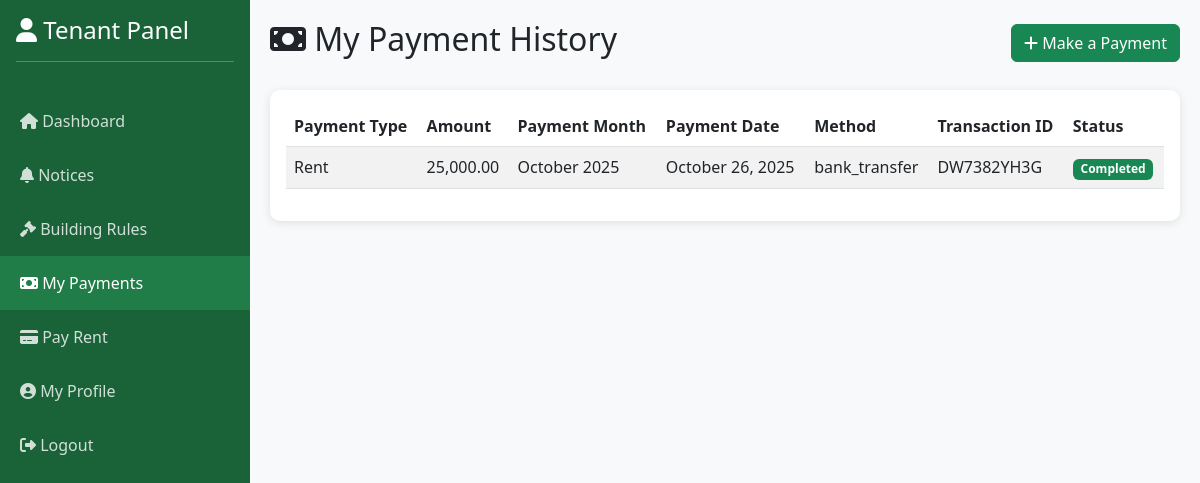
/tenant/payments.php (signed in), run on the app's committed database.
### tables this page shows
CREATE TABLE `payments` (
  `id` int(11) NOT NULL,
  `tenant_id` int(11) NOT NULL,
  `floor_id` int(11) NOT NULL,
  `payment_type` enum('rent','maintenance','other') NOT NULL,
  `amount` decimal(10,2) NOT NULL,
  `payment_month` varchar(20) NOT NULL,
  `payment_date` date NOT NULL,
  `payment_method` varchar(50) DEFAULT NULL,
  `transaction_id` varchar(100) DEFAULT NULL,
  `status` enum('pending','completed','failed') DEFAULT 'completed',
  `notes` text,
  `created_at` timestamp NOT NULL DEFAULT CURRENT_TIMESTAMP
);

### tenant/payments.php (the view, shortened to what this page needs)
<?php
require_once '../config.php';
$tenant_id = $_SESSION['tenant_id'];
$payments_query = $conn->query("SELECT * FROM payments WHERE tenant_id = $tenant_id ORDER BY payment_date DESC");
?>
<!DOCTYPE html>
<html lang="en">
<head>
    <link href="https://cdn.jsdelivr.net/npm/bootstrap@5.3.0/dist/css/bootstrap.min.css" rel="stylesheet">
    <link rel="stylesheet" href="https://cdnjs.cloudflare.com/ajax/libs/font-awesome/6.4.0/css/all.min.css">
</head>
<body>
    <div class="sidebar">
        <div class="p-3">
            <h4><i class="fas fa-user"></i> Tenant Panel</h4>
            <hr>
        </div>
        <nav class="nav flex-column">
            <a class="nav-link" href="dashboard.php">
                <i class="fas fa-home"></i> Dashboard
            </a>
            <a class="nav-link" href="notices.php">
                <i class="fas fa-bell"></i> Notices
            </a>
            <a class="nav-link" href="rules.php">
                <i class="fas fa-gavel"></i> Building Rules
            </a>
            <a class="nav-link active" href="payments.php">
                <i class="fas fa-money-bill"></i> My Payments
            </a>
            <a class="nav-link" href="pay_rent.php">
                <i class="fas fa-credit-card"></i> Pay Rent
            </a>
            <a class="nav-link" href="profile.php">
                <i class="fas fa-user-circle"></i> My Profile
            </a>
            <a class="nav-link" href="logout.php">
                <i class="fas fa-sign-out-alt"></i> Logout
            </a>
        </nav>
    </div>
    <div class="main-content">
        <div class="d-flex justify-content-between align-items-center mb-4">
            <h2><i class="fas fa-money-bill"></i> My Payment History</h2>
            <a href="pay_rent.php" class="btn btn-success">
                <i class="fas fa-plus"></i> Make a Payment
            </a>
        </div>
        <div class="card">
            <div class="card-body">
                <?php if ($payments_query->num_rows > 0): ?>
                <table class="table table-hover table-striped">
                    <thead>
                        <tr>
                            <th>Payment Type</th>
                            <th>Amount</th>
                            <th>Payment Month</th>
                            <th>Payment Date</th>
                            <th>Method</th>
                            <th>Transaction ID</th>
                            <th>Status</th>
                        </tr>
                    </thead>
                    <tbody>
                        <?php while ($payment = $payments_query->fetch_assoc()): ?>
                        <tr>
                            <td><?php echo ucfirst(htmlspecialchars($payment['payment_type'])); ?></td>
                            <td><?php echo number_format($payment['amount'], 2); ?></td>
                            <td><?php echo date('F Y', strtotime($payment['payment_month'] . '-01')); ?></td>
                            <td><?php echo date('F j, Y', strtotime($payment['payment_date'])); ?></td>
                            <td><?php echo htmlspecialchars($payment['payment_method']); ?></td>
                            <td><?php echo htmlspecialchars($payment['transaction_id']); ?></td>
                            <td>
                                <span class="badge bg-<?php echo $payment['status'] == 'completed' ? 'success' : ($payment['status'] == 'pending' ? 'warning' : 'danger'); ?>">
                                    <?php echo ucfirst(htmlspecialchars($payment['status'])); ?>
                                </span>
                            </td>
                        </tr>
                        <?php endwhile; ?>
                    </tbody>
                </table>
                <?php endif; ?>
            </div>
        </div>
    </div>
</body>
</html>

### tenant/payments.php (style rules this page uses)
body { background: #f8f9fa; }
.sidebar { min-height: 100vh; background: #1a6339; color: white; position: fixed; width: 250px; }
.sidebar .nav-link { color: rgba(255,255,255,0.8); padding: 15px 20px; transition: all 0.3s; }
.sidebar .nav-link:hover, .sidebar .nav-link.active { background: #207d48; color: white; }
.main-content { margin-left: 250px; padding: 20px; }
.card { border: none; border-radius: 10px; box-shadow: 0 2px 10px rgba(0,0,0,0.1); }

### data on the page
payments: payment_type "Rent", amount "25,000.00", payment_month "October 2025", payment_date "October 26, 2025", payment_method "bank_transfer", transaction "DW7382YH3G", status "Completed"
